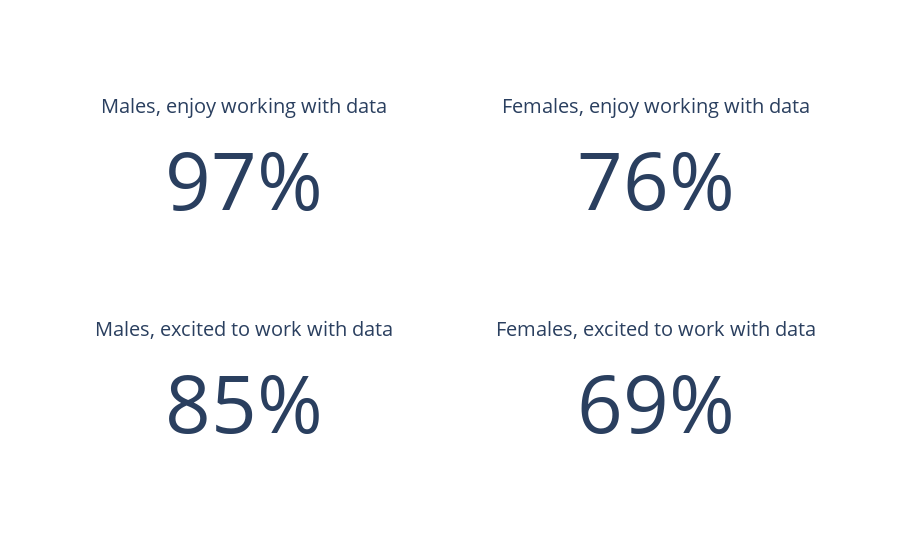

Notebook code cell kept with this figure:
### Markdown cell above
#### Displaying the data with Indicators

### Code cell
fig = go.Figure()

fig.add_trace(
    go.Indicator(
        number={"suffix": "%"},
        value=proportion_males_enj,
        title="Males, enjoy working with data",
        gauge={"axis": {"visible": False}},
        domain={"row": 0, "column": 0},
    )
)
fig.add_trace(
    go.Indicator(
        number={"suffix": "%"},
        value=proportion_females_enj,
        title="Females, enjoy working with data",
        gauge={"axis": {"visible": False}},
        domain={"row": 0, "column": 1},
    )
)
fig.add_trace(
    go.Indicator(
        number={"suffix": "%"},
        value=proportion_males_exc,
        title="Males, excited to work with data",
        gauge={"axis": {"visible": False}},
        domain={"row": 1, "column": 0},
    )
)
fig.add_trace(
    go.Indicator(
        number={"suffix": "%"},
        value=proportion_females_exc,
        title="Females, excited to work with data",
        gauge={"axis": {"visible": False}},
        domain={"row": 1, "column": 1},
    )
)

fig.update_layout(
    grid={"rows": 2, "columns": 2, "pattern": "independent"},
    template={"data": {"indicator": [{"delta": {"reference": 90}}]}},
)

### Figure 1 — Plotly figure (JSON) as saved in the notebook; plotly's stock layout.template omitted (floating-point values rounded to 4 significant figures)
{"data": [{"domain": {"column": 0, "row": 0}, "gauge": {"axis": {"visible": false}}, "number": {"suffix": "%"}, "title": {"text": "Males, enjoy working with data"}, "type": "indicator", "value": 97}, {"domain": {"column": 1, "row": 0}, "gauge": {"axis": {"visible": false}}, "number": {"suffix": "%"}, "title": {"text": "Females, enjoy working with data"}, "type": "indicator", "value": 76}, {"domain": {"column": 0, "row": 1}, "gauge": {"axis": {"visible": false}}, "number": {"suffix": "%"}, "title": {"text": "Males, excited to work with data"}, "type": "indicator", "value": 85}, {"domain": {"column": 1, "row": 1}, "gauge": {"axis": {"visible": false}}, "number": {"suffix": "%"}, "title": {"text": "Females, excited to work with data"}, "type": "indicator", "value": 69}], "layout": {"grid": {"columns": 2, "pattern": "independent", "rows": 2}}}
